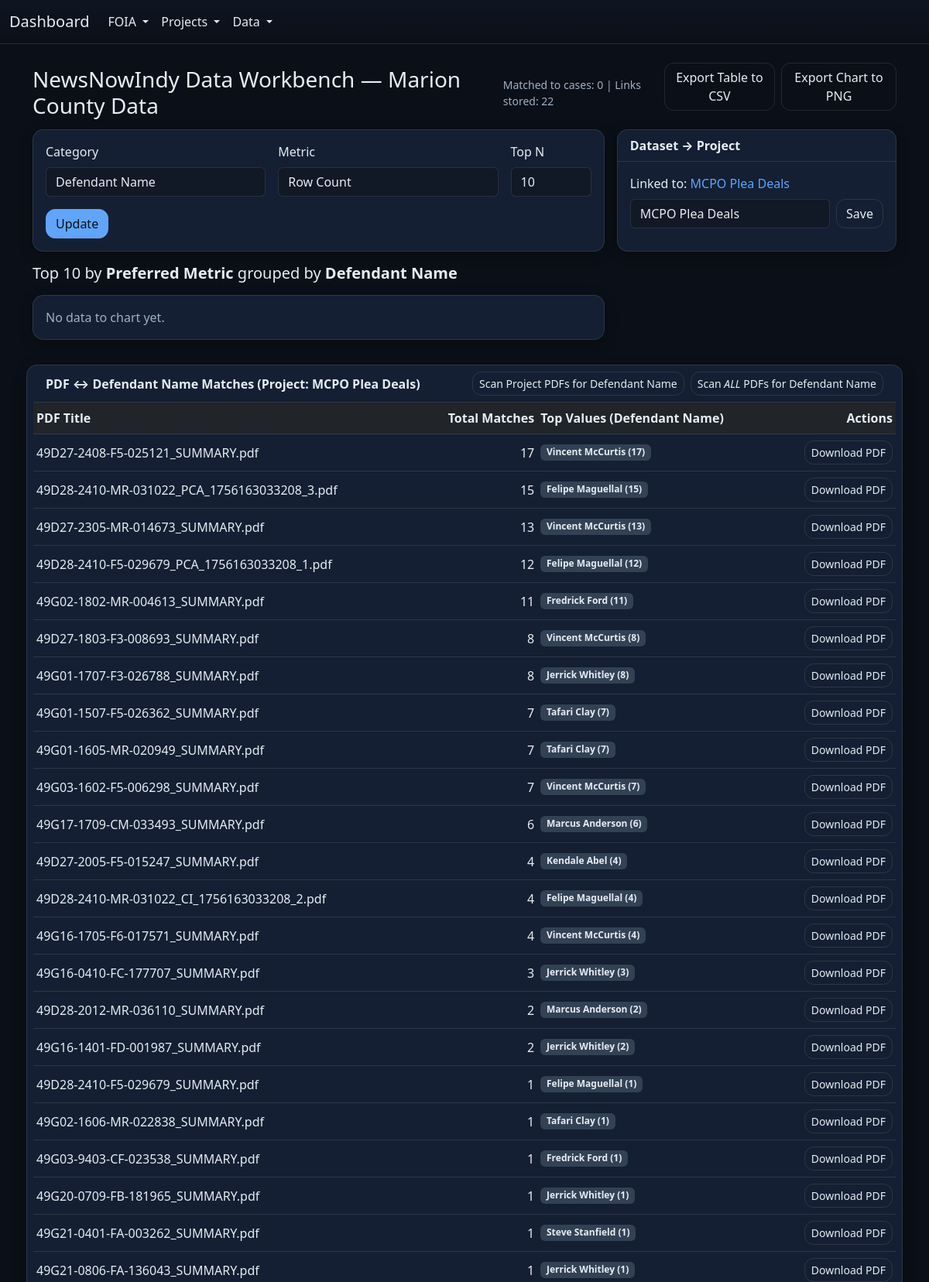
The app's page /workbench/1 (upper part) with its own data.
### models.py (models this page shows)
class WorkbenchDataset(Base):
    __tablename__ = "workbench_datasets"
    id = Column(Integer, primary_key=True)
    name = Column(String(255), nullable=False)
    stored_path = Column(String(1024), nullable=False)
    uploaded_at = Column(DateTime, default=datetime.utcnow)
    defendant_col = Column(String(128), default="defendant_name")
    records = relationship("WorkbenchRecordLink", back_populates="dataset", cascade="all, delete-orphan")
    links = relationship("WorkbenchRecordLink", back_populates="dataset", cascade="all, delete-orphan")
    project_id = Column(Integer, ForeignKey("projects.id"), nullable=True)
    project = relationship("Project", backref="workbench_datasets")

class Project(Base):
    __tablename__ = "projects"
    id = Column(Integer, primary_key=True)
    slug = Column(String(100), unique=True, nullable=False, index=True)  # e.g., "mcpo-plea-deals"
    name = Column(String(200), nullable=False)
    status = Column(SAEnum(ProjectStatus), nullable=False, default=ProjectStatus.PLANNED)
    created_at = Column(DateTime, default=datetime.utcnow)
    deadline = Column(Date, nullable=True)                 # NEW
    last_deadline_alert = Column(Date, nullable=True)      # NEW
    notes = relationship("ProjectNote", back_populates="project", cascade="all, delete-orphan")

class ProjectDocument(Base):
    __tablename__ = "project_documents"
    id = Column(Integer, primary_key=True)
    project_slug = Column(String, index=True)   # e.g., "mcpo-plea-deals"
    title = Column(String, nullable=False)      # display name (editable)
    filename = Column(String, nullable=False)   # stored filename on disk
    stored_path = Column(String, nullable=False)
    mime_type = Column(String, nullable=True)
    size = Column(Integer, nullable=True)
    notes = Column(Text, nullable=True)         # editable notes
    uploaded_at = Column(DateTime, default=datetime.utcnow)

class WorkbenchPdfLink(Base):
    __tablename__ = "workbench_pdf_links"
    id = Column(Integer, primary_key=True)
    dataset_id = Column(Integer, ForeignKey("workbench_datasets.id"), index=True, nullable=False)
    doc_id = Column(Integer, ForeignKey("project_documents.id"), index=True, nullable=False)
    key_value = Column(String, nullable=False)   # the grouped value (e.g., a defendant name)
    score = Column(Integer, default=0)           # simple occurrence count
    created_at = Column(DateTime, default=datetime.utcnow)
    dataset = relationship("WorkbenchDataset", backref="pdf_links")
    document = relationship("ProjectDocument")

### app.py (the view, shortened to what this page needs)
@app.get("/workbench/<int:ds_id>")
def workbench_view(ds_id):
    import csv
    db = SessionLocal()
    try:
        ds = db.query(WorkbenchDataset).get(ds_id)
        if not ds:
            flash("Dataset not found.")
            return redirect(url_for("workbench_index"))
        total_links = db.query(WorkbenchRecordLink).filter_by(dataset_id=ds_id).count()
        matched = db.query(WorkbenchRecordLink)\
                    .filter_by(dataset_id=ds_id)\
                    .filter(WorkbenchRecordLink.matched_case_id.isnot(None))\
                    .count()
        csv_rows = []
        fieldnames = []
        try:
            with open(ds.stored_path, newline="", encoding="utf-8") as fh:
                reader = csv.DictReader(fh)
                fieldnames = reader.fieldnames or []
                for r in reader:
                    csv_rows.append(r)
        except Exception as e:
            flash(f"Error reading CSV: {e}")
        def _is_number(x):
            try:
                float(x)
                return True
            except Exception:
                return False
        numeric_cols = set()
        for fn in fieldnames:
            for r in csv_rows[:200]:  # sample
                v = (r.get(fn) or "").strip()
                if v != "" and _is_number(v):
                    numeric_cols.add(fn)
                    break
        default_group = ds.defendant_col if ds.defendant_col in fieldnames else fieldnames[0]
        group_by = (request.args.get("group_by") or default_group)
        preferred_metric = "Total_Charges" if "Total_Charges" in fieldnames else "row_count"
        metric = (request.args.get("metric") or "preferred_metric")  # "row_count" or any numeric column
        limit = request.args.get("limit") or "10"
        try:
            limit = max(1, min(100, int(limit)))
        except Exception:
            limit = 10
        from collections import defaultdict
        agg = defaultdict(float)
        if metric == "row_count":
            for r in csv_rows:
                key = (r.get(group_by) or "").strip() or "(blank)"
                agg[key] += 1.0
        else:
            for r in csv_rows:
                key = (r.get(group_by) or "").strip() or "(blank)"
                v = (r.get(metric) or "").strip()
                if v != "" and _is_number(v):
                    agg[key] += float(v)
        items = sorted(agg.items(), key=lambda kv: kv[1], reverse=True)[:limit]
        labels = [k for (k, _v) in items]
        counts = [int(v) if metric == "row_count" else float(v) for (_k, v) in items]
        pdf_matches = []
        pdf_totals = []
        if ds.project_id:
            from sqlalchemy import desc
            pdf_rows = (
                db.query(WorkbenchPdfLink.doc_id, ProjectDocument.title, func.sum(WorkbenchPdfLink.score).label("total"))
                .join(ProjectDocument, ProjectDocument.id == WorkbenchPdfLink.doc_id)
                .filter(WorkbenchPdfLink.dataset_id == ds.id)
                .group_by(WorkbenchPdfLink.doc_id, ProjectDocument.title)
                .order_by(desc("total"))
                .all()
            )
            pdf_totals = pdf_rows # list of (doc_id, title, total)
            pdf_matches_map = {}
            for doc_id, title, _total in pdf_rows:
                kvs = (
                    db.query(WorkbenchPdfLink.key_value, func.sum(WorkbenchPdfLink.score).label("s"))
                    .filter(WorkbenchPdfLink.dataset_id == ds.id, WorkbenchPdfLink.doc_id == doc_id)
                    .group_by(WorkbenchPdfLink.key_value)
                    .order_by(desc("s"))
                    .limit(5)
                    .all()
                )
                pdf_matches_map[doc_id] = {"title": title, "pairs": kvs}
            pdf_matches = pdf_matches_map
        eligible_projects = (
            db.query(Project)
              .filter(Project.status.in_([ProjectStatus.ACTIVE, ProjectStatus.PLANNED, ProjectStatus.COMPLETED]))
              .order_by(Project.name.asc())
              .all()
        )
        return render_template(
            "workbench_view.html",
            ds=ds,
            total=total_links,    # from link table
            matched=matched,      # from link table
            top_rows=items, labels=labels, counts=counts,
            columns=fieldnames, numeric_cols=sorted(numeric_cols),
            group_by=group_by, metric=metric, limit=limit,
            eligible_projects=eligible_projects, pdf_matches=pdf_matches, pdf_totals=pdf_totals
        )
    finally:
        db.close()

### app.py (called while the page is built)
@app.template_filter("pretty")
def pretty(s: str | None):
    if not s:
        return ""
    s = s.strip()
    overrides = {
        "defendant_name": "Defendant Name",
        "total_charges": "Total Charges",
    }
    if s in overrides:
        return overrides[s]
    return re.sub(r"[_\-\s]+", " ", s).title()

### templates/workbench_view.html (shortened to what this page needs)
{% extends 'base.html' %}
{% block content %}
<div class="d-flex justify-content-between align-items-center mb-2">
  <h3 class="mb-0">NewsNowIndy Data Workbench — {{ ds.name }}</h3>
  <small class="text-muted">
    Matched to cases: {{ matched }} | Links stored: {{ total }}
  </small>
  <div class="d-flex gap-2 mb-3">
    <a class="btn btn-outline-primary"
       href="{{ url_for('workbench_export_csv', ds_id=ds.id, group_by=group_by, metric=metric, limit=limit) }}">
      Export Table to CSV
    </a>
    <button type="button" id="btnExportPNG" class="btn btn-outline-secondary">
      Export Chart to PNG
    </button>
  </div>
</div>
<div class="row g-3 align-items-stretch mb-3">
  <div class="col-lg-8 d-flex">
    <div class="card flex-fill h-100">
      <div class="card-body">
        <form class="row g-3 align-items-end" method="get">
          <div class="col-md-5">
            <label class="form-label">Category</label>
            <select name="group_by" class="form-select">
              {% for c in columns %}
                <option value="{{ c }}" {% if c == group_by %}selected{% endif %}>{{ c|pretty }}</option>
              {% endfor %}
            </select>
          </div>
          <div class="col-md-5">
            <label class="form-label">Metric</label>
            <select name="metric" class="form-select">
              <option value="row_count" {% if metric == 'row_count' %}selected{% endif %}>{{ 'row_count'|pretty }}</option>
            </select>
          </div>
          <div class="col-md-2">
            <label class="form-label">Top N</label>
            <input type="number" name="limit" min="1" max="1000" value="{{ limit }}" class="form-control">
          </div>
          <div class="col-12">
            <button class="btn btn-primary">Update</button>
          </div>
        </form>
      </div>
    </div>
  </div>
  <div class="col-lg-4 d-flex">
    <div class="card flex-fill h-100">
      <div class="card-header d-flex justify-content-between align-items-center">
        <strong>Dataset → Project</strong>
      </div>
      <div class="card-body">
        {% if ds.project %}
          <div class="mb-2">Linked to: <a href="{{ url_for('project_detail', slug=ds.project.slug) }}">{{ ds.project.name }}</a></div>
        {% else %}
          <div class="mb-2 text-muted">Not linked to a project.</div>
        {% endif %}
        <form method="post" action="{{ url_for('workbench_set_project', ds_id=ds.id) }}" class="d-flex gap-2">
          <select name="project_id" class="form-select">
            {% for p in eligible_projects %}
              <option value="{{ p.id }}" {% if ds.project and ds.project.id == p.id %}selected{% endif %}>{{ p.name }}</option>
            {% endfor %}
          </select>
          <button class="btn btn-outline-primary">Save</button>
        </form>
      </div>
    </div>
  </div>
</div>
<h5 class="mb-3">
  Top {{ limit }} by <strong>{{ metric|pretty }}</strong> grouped by <strong>{{ group_by|pretty }}</strong>
</h5>
<div class="row g-3">
  <div class="col-lg-8">
    <div class="card mb-3">
      <div class="card-body">
        {% if labels and labels|length %}
          <div style="position:relative; height:360px;">
            <canvas id="wbChart" width="900" height="420" aria-label="Workbench Chart"></canvas>
          </div>
        {% else %}
          <div class="text-muted">No data to chart yet.</div>
        {% endif %}
      </div>
    </div>
  </div>
  <div class="col-lg-4">
    </div>
{% if pdf_totals and pdf_totals|length %}
<div class="card mt-3">
    <div class="card-header d-flex justify-content-between align-items-center flex-wrap gap-2">
        <strong>
        PDF ↔ {{ group_by|pretty }} Matches{% if ds.project %} (Project: {{ ds.project.name }}){% endif %}
        </strong>
        <div class="ms-auto d-flex align-items-center gap-2">
        <form method="post"
                action="{{ url_for('workbench_scan_pdfs', ds_id=ds.id, group_by=group_by, scope='project') }}"
                class="m-0">
            <button class="btn btn-sm btn-outline-dark"
                    {% if not ds.project %}disabled title="Link this dataset to a project to enable project-scoped scanning."{% endif %}>
            Scan Project PDFs for {{ group_by|pretty }}
            </button>
        </form>
        <form method="post"
                action="{{ url_for('workbench_scan_pdfs', ds_id=ds.id, group_by=group_by, scope='all') }}"
                class="m-0">
            <button class="btn btn-sm btn-outline-warning">
            Scan <em>ALL</em> PDFs for {{ group_by|pretty }}
            </button>
        </form>
        </div>
    </div>
  <div class="card-body p-0">
    <div class="table-responsive">
      <table class="table table-sm table-hover mb-0 align-middle">
        <thead class="table-dark">
          <tr>
            <th>PDF Title</th>
            <th class="text-end">Total Matches</th>
            <th>Top Values ({{ group_by|pretty }})</th>
            <th class="text-end">Actions</th>
          </tr>
        </thead>
        <tbody>
          {% for doc_id, title, total in pdf_totals %}
          <tr>
            <td class="text-truncate" title="{{ title }}">{{ title }}</td>
            <td class="text-end">{{ total }}</td>
            <td>
              {% set detail = pdf_matches.get(doc_id) %}
              {% if detail and detail.pairs %}
                {% for key, s in detail.pairs %}
                  <span class="badge bg-secondary me-1 mb-1">{{ key }} ({{ s }})</span>
                {% endfor %}
              {% else %}
                <span class="text-muted">—</span>
              {% endif %}
            </td>
            <td class="text-end">
              <a class="btn btn-sm btn-outline-secondary"
                 href="{{ url_for('project_doc_download', doc_id=doc_id) }}">Download PDF</a>
            </td>
          </tr>
          {% endfor %}
        </tbody>
      </table>
    </div>
  </div>
</div>
{% elif ds.project %}
<div class="alert alert-secondary mt-3">
  No PDF matches yet. Use the <em>Scan Project PDFs</em> or <em>Scan ALL PDFs</em> buttons above to populate this table.
</div>
{% endif %}
{% endblock %}

### static/main.css (style rules this page uses)
:root { --bg: #0b0f17; --bg-elev: #111826; --bg-card: #141f33; --bg-hover: rgba(255,255,255,0.04); --text: #e6edf3; --text-muted: #9fb0c3; --text-inverse: #091017; --border: rgba(255,255,255,0.10); --border-soft: rgba(255,255,255,0.06); --accent: #60a5fa; --success: #22c55e; --warning: #f59e0b; --danger: #ef4444; --info: #38bdf8; --shadow-1: 0 4px 16px rgba(0,0,0,0.3); --radius: 14px; --input-bg: var(--bg-elev); --input-border: var(--border); --input-focus: #93c5fd; --table-stripe: rgba(255,255,255,0.02); }
html, body { height: 100%; background: var(--bg); color: var(--text); }
body { -webkit-font-smoothing: antialiased; -moz-osx-font-smoothing: grayscale; }
h1,h2,h3,h4,h5,h6 { color: var(--text); }
p, small, span, li, dt, dd { color: var(--text); }
small, .text-muted { color: var(--text-muted) !important; }
a { color: var(--accent); text-decoration: none; }
.btn { border-radius: 12px; border-color: var(--border); color: var(--text); }
.btn-primary { background: var(--accent); border-color: var(--accent); color: var(--text-inverse); }
.form-control, .form-select, .form-check-input, .form-control:disabled, .form-select:disabled { background: var(--input-bg); color: var(--text); border-color: var(--input-border); }
.form-control::placeholder { color: var(--text-muted); }
.card { background: var(--bg-card); color: var(--text); border: 1px solid var(--border); border-radius: var(--radius); box-shadow: var(--shadow-1); }
.card .card-header { background: transparent; border-bottom: 1px solid var(--border); }
.table { --bs-table-bg: transparent; --bs-table-color: var(--text); --bs-table-border-color: var(--border); color: var(--text); }
.table thead th { color: var(--text); border-bottom-color: var(--border); }
.table tbody tr { border-color: var(--border); }
.badge.bg-secondary { background-color: #334155 !important; color: var(--text); }
.table-sm td, .table-sm th { padding-top: .5rem; padding-bottom: .5rem; }
.form-label { color: var(--text); }

### records on screen
WorkbenchDataset: name "Marion County Data"
Project: project.name "MCPO Plea Deals"
ProjectDocument: title "49D27-2408-F5-025121_SUMMARY.pdf", total "17"
WorkbenchPdfLink: key_value "Vincent McCurtis", score "17"
ProjectDocument: title "49D28-2410-MR-031022_PCA_1756163033208_3.pdf", total "15"
WorkbenchPdfLink: key_value "Felipe Maguellal", score "15"
ProjectDocument: title "49D27-2305-MR-014673_SUMMARY.pdf", total "13"
WorkbenchPdfLink: key_value "Vincent McCurtis", score "13"
ProjectDocument: title "49D28-2410-F5-029679_PCA_1756163033208_1.pdf", total "12", pairs "Felipe Maguellal", pairs "12"
ProjectDocument: title "49G02-1802-MR-004613_SUMMARY.pdf", total "11"
WorkbenchPdfLink: key_value "Fredrick Ford", score "11"
ProjectDocument: title "49D27-1803-F3-008693_SUMMARY.pdf", total "8"
WorkbenchPdfLink: key_value "Vincent McCurtis", score "8"
ProjectDocument: title "49G01-1707-F3-026788_SUMMARY.pdf", total "8"
WorkbenchPdfLink: key_value "Jerrick Whitley", score "8"
ProjectDocument: title "49G01-1507-F5-026362_SUMMARY.pdf", total "7", pairs "Tafari Clay", pairs "7"
ProjectDocument: title "49G01-1605-MR-020949_SUMMARY.pdf", total "7", pairs "Tafari Clay", pairs "7"
ProjectDocument: title "49G03-1602-F5-006298_SUMMARY.pdf", total "7"
WorkbenchPdfLink: key_value "Vincent McCurtis", score "7"
ProjectDocument: title "49G17-1709-CM-033493_SUMMARY.pdf", total "6"
WorkbenchPdfLink: key_value "Marcus Anderson", score "6"
ProjectDocument: title "49D27-2005-F5-015247_SUMMARY.pdf", total "4"
WorkbenchPdfLink: key_value "Kendale Abel", score "4"
ProjectDocument: title "49D28-2410-MR-031022_CI_1756163033208_2.pdf", total "4"
WorkbenchPdfLink: key_value "Felipe Maguellal", score "4"
ProjectDocument: title "49G16-1705-F6-017571_SUMMARY.pdf", total "4", pairs "Vincent McCurtis", pairs "4"
ProjectDocument: title "49G16-0410-FC-177707_SUMMARY.pdf", total "3"
WorkbenchPdfLink: key_value "Jerrick Whitley", score "3"
ProjectDocument: title "49D28-2012-MR-036110_SUMMARY.pdf", total "2"
WorkbenchPdfLink: key_value "Marcus Anderson", score "2"
ProjectDocument: title "49G16-1401-FD-001987_SUMMARY.pdf", total "2"
WorkbenchPdfLink: key_value "Jerrick Whitley", score "2"
ProjectDocument: title "49D28-2410-F5-029679_SUMMARY.pdf", total "1", pairs "Felipe Maguellal", pairs "1"
ProjectDocument: title "49G02-1606-MR-022838_SUMMARY.pdf", total "1", pairs "Tafari Clay", pairs "1"
ProjectDocument: title "49G03-9403-CF-023538_SUMMARY.pdf", total "1", pairs "Fredrick Ford", pairs "1"
ProjectDocument: title "49G20-0709-FB-181965_SUMMARY.pdf", total "1", pairs "Jerrick Whitley", pairs "1"
ProjectDocument: title "49G21-0401-FA-003262_SUMMARY.pdf", total "1", pairs "Steve Stanfield", pairs "1"
ProjectDocument: title "49G21-0806-FA-136043_SUMMARY.pdf", total "1", pairs "Jerrick Whitley", pairs "1"

### other values on screen
{{ matched }} "0"
{{ total }} "22"
{{ limit }} "10"
{{ metric|pretty }} "Preferred Metric"
{{ group_by|pretty }} "Defendant Name"
form field group_by "Defendant Name"
form field metric "Row Count"
form field project_id "MCPO Plea Deals"
